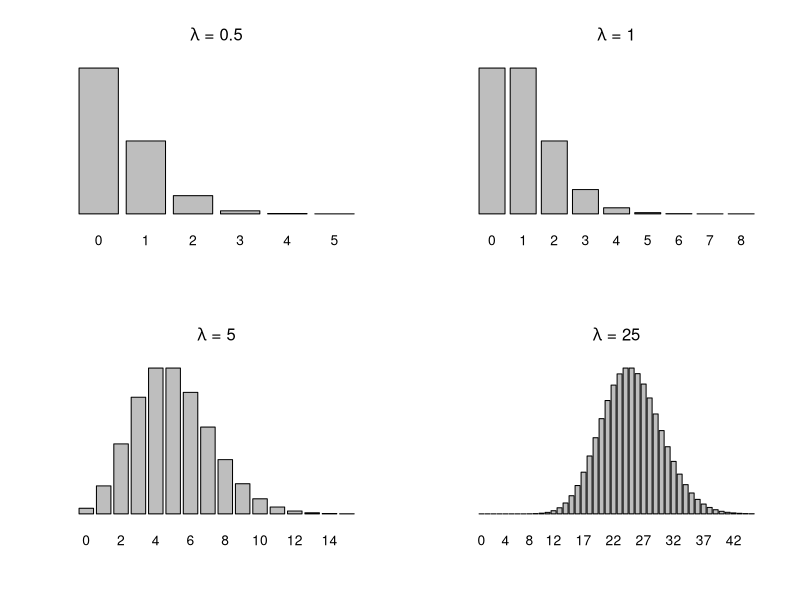
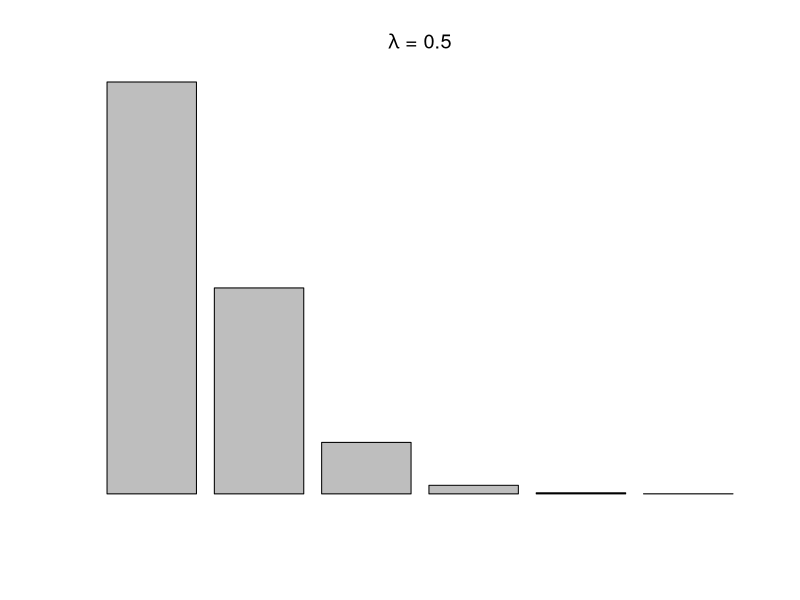

Write R code to recreate these figures, in order. (Note: this script raises an error after producing the figures.)
## ---- chunk 1
oldpar <- par(mfrow = c(2, 2))
lambda <- c(0.5, 1, 5, 25)
x <- list(x0 = 0:5,
          x1 = 0:8,
          x2 = 0:15,
          x3 = 0:45
          )
##for (i in 1:4){
    xx <- x[[1]]
    names(xx) <- xx
##    yy <- lambda[i]
    barplot(dpois(xx, lambda = lambda[1]), axes = FALSE,
##            main = paste(expression(lambda), "=", yy))
            main = expression(paste(lambda, " = ", 0.5)))
    xx <- x[[2]]
    names(xx) <- xx
##    yy <- lambda[i]
    barplot(dpois(xx, lambda = lambda[2]), axes = FALSE,
##            main = paste(expression(lambda), "=", yy))
            main = expression(paste(lambda, " = ", 1)))
    xx <- x[[3]]
    names(xx) <- xx
##    yy <- lambda[i]
    barplot(dpois(xx, lambda = lambda[3]), axes = FALSE,
##            main = paste(expression(lambda), "=", yy))
            main = expression(paste(lambda, " = ", 5)))
    xx <- x[[4]]
    names(xx) <- xx
##    yy <- lambda[i]
    barplot(dpois(xx, lambda = lambda[4]), axes = FALSE,
##            main = paste(expression(lambda), "=", yy))
            main = expression(paste(lambda, " = ", 25)))
##}
par(oldpar)
## ---- chunk 2
barplot(dpois(0:5, lambda = 0.5), axes = FALSE, 
        main = expression(paste(lambda, " = ", 0.5)))
## ---- chunk 3
dpois(0:5, lambda = 0.5)
## ---- chunk 4
barplot(table(kids)[1:13])
## ---- chunk 5
lam <- mean(kids)
barplot(dpois(0:12, lambda = lam), names.arg = 0:12)
## ---- chunk 6
mean(kids)
var(kids)
